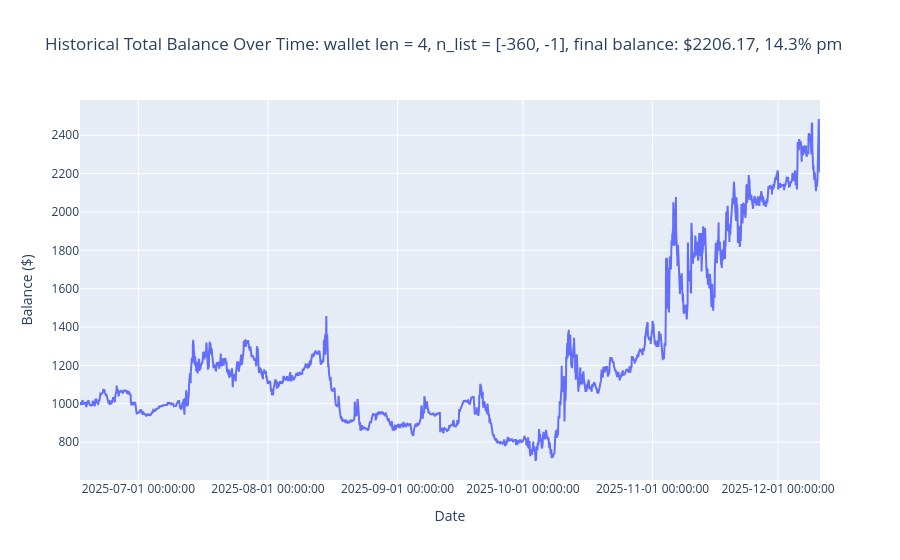

Here is the notebook cell this chart was saved with:
### Code cell
n_list = [-24*15, -1]
plot_momentum(merged_backtests_df, pct_change_merged_backtests_df, n_list)

### Figure 1 — Plotly figure (JSON) as saved in the notebook; plotly's stock layout.template omitted (floating-point values rounded to 4 significant figures; data arrays with more than 128 entries replaced by an {"elided": "..."} marker saying what was removed)
{"data": [{"mode": "lines", "name": "Total Balance", "type": "scatter", "x": {"elided": "4249 str values"}, "y": {"elided": "4249 float values"}}], "layout": {"hovermode": "x unified", "title": {"text": "Historical Total Balance Over Time: wallet len = 4, n_list = [-360, -1], final balance: $2206.17, 14.3% pm"}, "xaxis": {"tickformat": "%Y-%m-%d %H:%M:%S", "title": {"text": "Date"}}, "yaxis": {"title": {"text": "Balance ($)"}}}}
